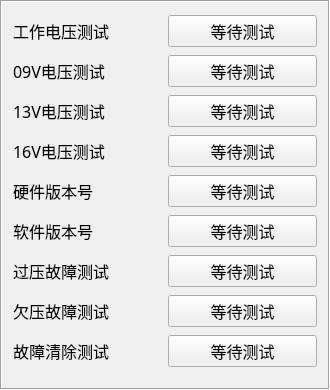
              <widget class="QFrame" name="frame_9">
               <property name="geometry">
                <rect>
                 <x>380</x>
                 <y>10</y>
                 <width>330</width>
                 <height>390</height>
                </rect>
               </property>
               <property name="sizePolicy">
                <sizepolicy hsizetype="Fixed" vsizetype="Fixed">
                 <horstretch>0</horstretch>
                 <verstretch>0</verstretch>
                </sizepolicy>
               </property>
               <property name="font">
                <font>
                 <family>宋体</family>
                 <pointsize>9</pointsize>
                </font>
               </property>
               <property name="frameShape">
                <enum>QFrame::Box</enum>
               </property>
               <property name="frameShadow">
                <enum>QFrame::Sunken</enum>
               </property>
               <layout class="QGridLayout" name="gridLayout_4">
                <item row="5" column="0">
                 <widget class="QLabel" name="label_77">
                  <property name="font">
                   <font>
                    <family>宋体</family>
                    <pointsize>12</pointsize>
                   </font>
                  </property>
                  <property name="text">
                   <string>硬件版本号</string>
                  </property>
                 </widget>
                </item>
                <item row="3" column="0">
                 <widget class="QLabel" name="label_29">
                  <property name="font">
                   <font>
                    <family>宋体</family>
                    <pointsize>12</pointsize>
                   </font>
                  </property>
                  <property name="text">
                   <string>16V电压测试</string>
                  </property>
                 </widget>
                </item>
                <item row="0" column="1">
                 <widget class="QPushButton" name="pushButtonVolNormal">
                  <property name="font">
                   <font>
                    <family>Arial</family>
                    <pointsize>12</pointsize>
                    <weight>50</weight>
                    <bold>false</bold>
                    <kerning>true</kerning>
                   </font>
                  </property>
                  <property name="text">
                   <string>等待测试</string>
                  </property>
                 </widget>
                </item>
                <item row="8" column="0">
                 <widget class="QLabel" name="label_39">
                  <property name="font">
                   <font>
                    <family>宋体</family>
                    <pointsize>12</pointsize>
                   </font>
                  </property>
                  <property name="text">
                   <string>过压故障测试</string>
                  </property>
                 </widget>
                </item>
                <item row="6" column="0">
                 <widget class="QLabel" name="label_76">
                  <property name="font">
                   <font>
                    <family>宋体</family>
                    <pointsize>12</pointsize>
                   </font>
                  </property>
                  <property name="text">
                   <string>软件版本号</string>
                  </property>
                 </widget>
                </item>
                <item row="1" column="0">
                 <widget class="QLabel" name="label_17">
                  <property name="font">
                   <font>
                    <family>宋体</family>
                    <pointsize>12</pointsize>
                   </font>
                  </property>
                  <property name="text">
                   <string>09V电压测试</string>
                  </property>
                 </widget>
                </item>
                <item row="1" column="1">
                 <widget class="QPushButton" name="pushButton9VolNormal">
                  <property name="font">
                   <font>
                    <family>Arial</family>
                    <pointsize>12</pointsize>
                    <weight>50</weight>
                    <bold>false</bold>
                    <kerning>true</kerning>
                   </font>
                  </property>
                  <property name="text">
                   <string>等待测试</string>
                  </property>
                 </widget>
                </item>
                <item row="3" column="1">
                 <widget class="QPushButton" name="pushButton15VolNormal">
                  <property name="font">
                   <font>
                    <family>Arial</family>
                    <pointsize>12</pointsize>
                    <weight>50</weight>
                    <bold>false</bold>
                    <kerning>true</kerning>
                   </font>
                  </property>
                  <property name="text">
                   <string>等待测试</string>
                  </property>
                 </widget>
                </item>
                <item row="11" column="1">
                 <widget class="QPushButton" name="pushButtonVolClear">
                  <property name="font">
                   <font>
                    <family>Arial</family>
                    <pointsize>12</pointsize>
                    <weight>50</weight>
                    <bold>false</bold>
                    <kerning>true</kerning>
                   </font>
                  </property>
                  <property name="text">
                   <string>等待测试</string>
                  </property>
                 </widget>
                </item>
                <item row="0" column="0">
                 <widget class="QLabel" name="label_14">
                  <property name="font">
                   <font>
                    <family>宋体</family>
                    <pointsize>12</pointsize>
                   </font>
                  </property>
                  <property name="text">
                   <string>工作电压测试</string>
                  </property>
                 </widget>
                </item>
                <item row="2" column="0">
                 <widget class="QLabel" name="label_28">
                  <property name="font">
                   <font>
                    <family>宋体</family>
                    <pointsize>12</pointsize>
                   </font>
                  </property>
                  <property name="text">
                   <string>13V电压测试</string>
                  </property>
                 </widget>
                </item>
                <item row="2" column="1">
                 <widget class="QPushButton" name="pushButton13VolNormal">
                  <property name="font">
                   <font>
                    <family>Arial</family>
                    <pointsize>12</pointsize>
                    <weight>50</weight>
                    <bold>false</bold>
                    <kerning>true</kerning>
                   </font>
                  </property>
                  <property name="text">
                   <string>等待测试</string>
                  </property>
                 </widget>
                </item>
                <item row="11" column="0">
                 <widget class="QLabel" name="label_41">
                  <property name="font">
                   <font>
                    <family>宋体</family>
                    <pointsize>12</pointsize>
                   </font>
                  </property>
                  <property name="text">
                   <string>故障清除测试</string>
                  </property>
                 </widget>
                </item>
                <item row="6" column="1">
                 <widget class="QPushButton" name="pushButtonSw">
                  <property name="font">
                   <font>
                    <family>Arial</family>
                    <pointsize>12</pointsize>
                    <weight>50</weight>
                    <bold>false</bold>
                    <kerning>true</kerning>
                   </font>
                  </property>
                  <property name="text">
                   <string>等待测试</string>
                  </property>
                 </widget>
                </item>
                <item row="5" column="1">
                 <widget class="QPushButton" name="pushButtonHw">
                  <property name="font">
                   <font>
                    <family>Arial</family>
                    <pointsize>12</pointsize>
                    <weight>50</weight>
                    <bold>false</bold>
                    <kerning>true</kerning>
                   </font>
                  </property>
                  <property name="text">
                   <string>等待测试</string>
                  </property>
                 </widget>
                </item>
                <item row="8" column="1">
                 <widget class="QPushButton" name="pushButtonVolHigh">
                  <property name="font">
                   <font>
                    <family>Arial</family>
                    <pointsize>12</pointsize>
                    <weight>50</weight>
                    <bold>false</bold>
                    <kerning>true</kerning>
                   </font>
                  </property>
                  <property name="text">
                   <string>等待测试</string>
                  </property>
                 </widget>
                </item>
                <item row="9" column="0">
                 <widget class="QLabel" name="label_40">
                  <property name="font">
                   <font>
                    <family>宋体</family>
                    <pointsize>12</pointsize>
                   </font>
                  </property>
                  <property name="text">
                   <string>欠压故障测试</string>
                  </property>
                 </widget>
                </item>
                <item row="9" column="1">
                 <widget class="QPushButton" name="pushButtonVolLow">
                  <property name="font">
                   <font>
                    <family>Arial</family>
                    <pointsize>12</pointsize>
                    <weight>50</weight>
                    <bold>false</bold>
                    <kerning>true</kerning>
                   </font>
                  </property>
                  <property name="text">
                   <string>等待测试</string>
                  </property>
                 </widget>
                </item>
               </layout>
              </widget>
